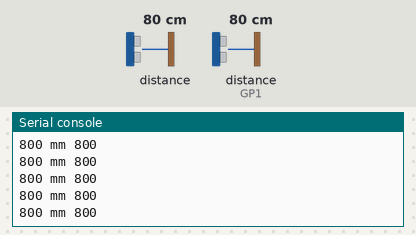
The program below on a simulated Raspberry Pi Pico running MicroPython. Shown: the last lines printed to the serial console. Inputs (shaded band) come from the test bench; at power-on: distance to the obstacle 80 cm, distance to the obstacle (sensor on GP1) 80 cm. Library files of the repository ran but are not shown: VL53L0X.py.

Above: at 1.6 s.
1.7 s: distance to the obstacle (sensor 0) set to 2 cm
At 2.4 s:
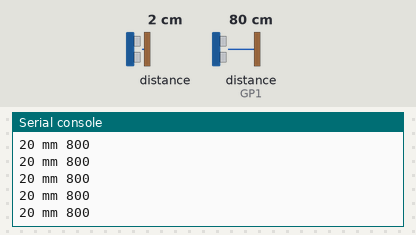
3.2 s: distance to the obstacle (sensor on GP1) set to 2 cm
At 4.2 s:
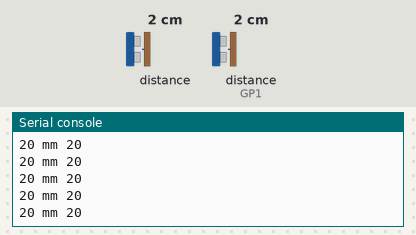
4.7 s: distance to the obstacle (sensor 0) set to 4 cm
At 5.8 s:
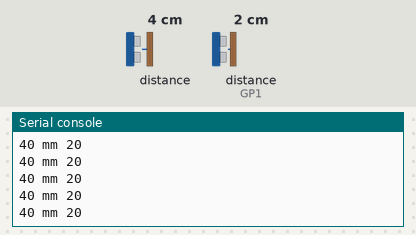
6.2 s: distance to the obstacle (sensor on GP1) set to 4 cm
At 6.8 s:
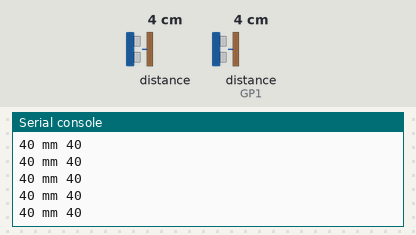
Timing chart, 0 to 8.7 s (numbered marks = the images above; inputs shaded):
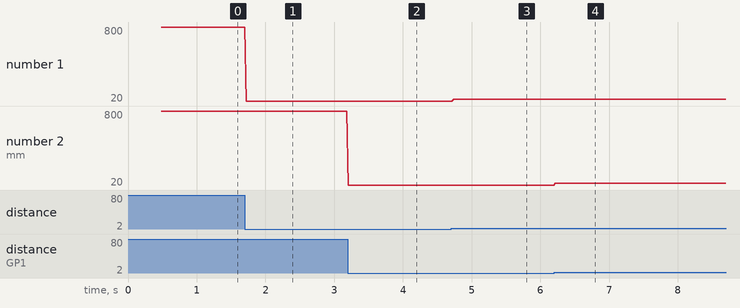

Measured:
- after the input at 1.7 s, the serial console: prints a new line at once (image 1)
- after the input at 3.2 s, the serial console: prints a new line at once (image 2)
- after the input at 4.7 s, the serial console: prints a new line at once (image 3)
- after the input at 6.2 s, the serial console: prints a new line at once (image 4)
- plotted number 1: 800 → 20 after the input at 1.7 s, 20 → 40 after the input at 4.7 s

The program:

tof_example.py
```python
from XRPLib.defaults import *
from VL53L0X import *
from machine import I2C,Pin
import time

i2c0 = I2C(0, scl=Pin(21), sda=Pin(20), freq=50000)
i2c1 = I2C(1, scl=Pin(19), sda=Pin(18), freq=50000)

tof0 = VL53L0X(i2c0)
tof1 = VL53L0X(i2c1)

# Pre: 12 to 18 (initialized to 14 by default)
# Final: 8 to 14 (initialized to 10 by default)

# the measuting_timing_budget is a value in ms, the longer the budget, the more accurate the reading.
tof0.set_measurement_timing_budget(40000)
tof1.set_measurement_timing_budget(40000)

# Sets the VCSEL (vertical cavity surface emitting laser) pulse period for the
# given period type (VL53L0X::VcselPeriodPreRange or VL53L0X::VcselPeriodFinalRange)
# to the given value (in PCLKs). Longer periods increase the potential range of the sensor.
# Valid values are (even numbers only):

# tof.set_Vcsel_pulse_period(tof.vcsel_period_type[0], 18)
tof0.set_Vcsel_pulse_period(tof0.vcsel_period_type[0], 12)
tof1.set_Vcsel_pulse_period(tof1.vcsel_period_type[0], 12)

# tof.set_Vcsel_pulse_period(tof.vcsel_period_type[1], 14)
tof0.set_Vcsel_pulse_period(tof0.vcsel_period_type[1], 8)
tof1.set_Vcsel_pulse_period(tof1.vcsel_period_type[1], 8)

while True:
# Start ranging
    print(tof0.ping(), "mm", tof1.ping())
```
